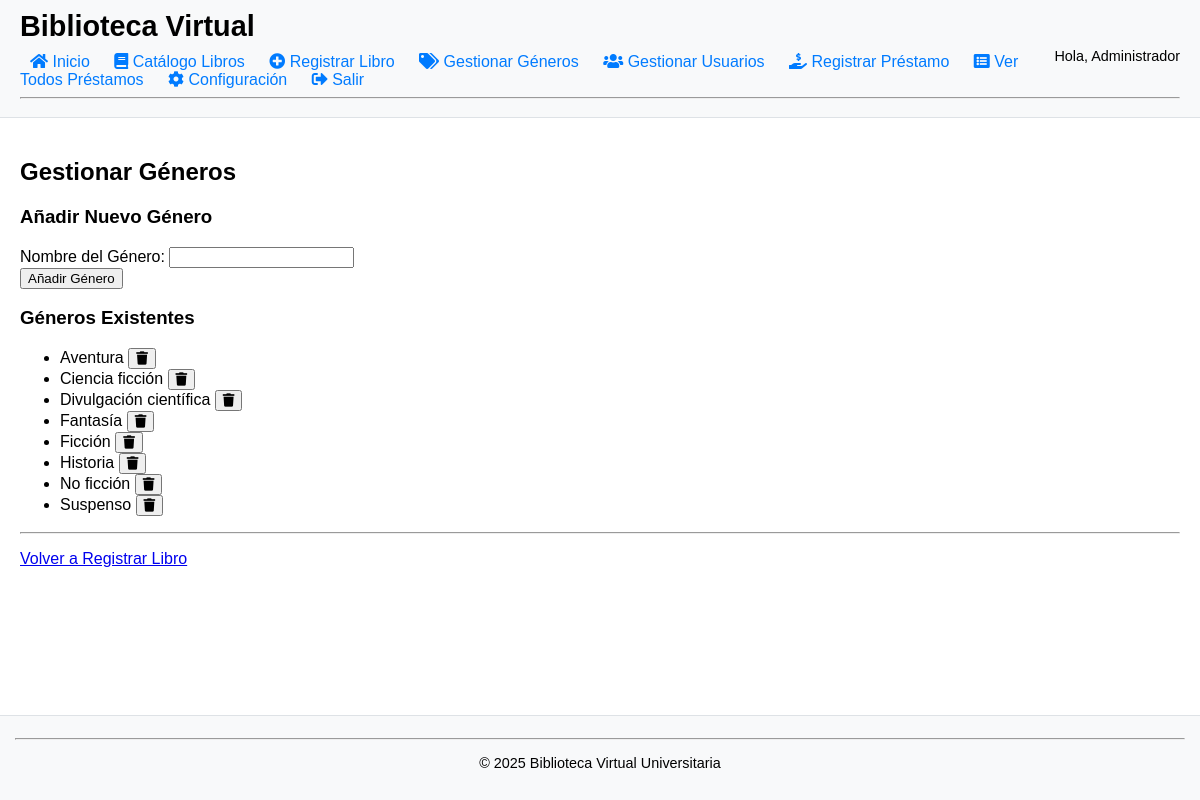
Screenshot of /admin/generos (signed in) with the database file from the repository.
### modelos.py (models this page shows, shortened)
class Usuario(db.Model):
    __tablename__ = 'usuarios'
    id = db.Column(db.Integer, primary_key=True)
    nombre = db.Column(db.String(50), nullable=False)
    email = db.Column(db.String(100), unique=True, nullable=False)
    password_hash = db.Column(db.String(256))
    role = db.Column(db.String(10), default='usuario')
    prestamos = db.relationship('Prestamo', backref='usuario', lazy='dynamic')

class Genero(db.Model):
    __tablename__ = 'generos'
    id = db.Column(db.Integer, primary_key=True)
    nombre = db.Column(db.String(50), unique=True, nullable=False)

### routes.py (the view, shortened to what this page needs)
    @app.route('/admin/generos', methods=['GET', 'POST'])
    @admin_required
    def admin_gestionar_generos():
        return render_template('admin_gestionar_generos.html', generos=Genero.query.order_by(Genero.nombre).all())

### app.py (called while the page is built)
@app.before_request
def load_logged_in_user():
    user_id = session.get('user_id')
    if user_id is None:
        g.user = None
    else:
        g.user = Usuario.query.get(user_id)
    g.config_max_prestamos_default = Configuracion.obtener_int('max_prestamos_default', 5)
    g.config_duracion_prestamo_default = Configuracion.obtener_int('duracion_prestamo_default', 7)

@app.context_processor
def inject_global_variables():
    return {
        'now': datetime.utcnow(),
        'current_user': g.user,
        'is_admin': g.user.role == 'admin' if g.user else False,
        'config_max_prestamos_default': g.config_max_prestamos_default,
        'config_duracion_prestamo_default': g.config_duracion_prestamo_default
    }

def admin_required(f):
    @wraps(f)
    def decorated_function(*args, **kwargs):
        if g.user is None:
            flash('Debes iniciar sesión para acceder a esta página.', 'warning')
            return redirect(url_for('login', next=request.url))
        if g.user.role != 'admin':
            flash('No tienes permisos para acceder a esta página.', 'error')
            return redirect(url_for('index'))
        return f(*args, **kwargs)
    return decorated_function

### modelos.py (called while the page is built)
    @staticmethod
    def obtener(clave, default=None):
        config = Configuracion.query.filter_by(clave=clave).first()
        return config.valor if config else default

    @staticmethod
    def obtener_int(clave, default=0):
        val = Configuracion.obtener(clave)
        try:
            return int(val) if val else default
        except ValueError:
            return default

### templates/admin_gestionar_generos.html (shortened to what this page needs)
{% extends 'base.html' %}
{% block content %}
<h2>Gestionar Géneros</h2>
<div class="row">
  <div class="col-md-6">
    <h3>Añadir Nuevo Género</h3>
    <form method="POST" action="{{ url_for('admin_gestionar_generos') }}">
      <div class="form-group">
        <label for="nombre_genero">Nombre del Género:</label>
        <input type="text" class="form-control" id="nombre_genero" name="nombre_genero" required>
      </div>
      <button type="submit" class="btn btn-primary">Añadir Género</button>
    </form>
  </div>
  <div class="col-md-6">
    <h3>Géneros Existentes</h3>
    {% if generos %}
    <ul class="list-group">
      {% for genero in generos %}
      <li class="list-group-item d-flex justify-content-between align-items-center">
        {{ genero.nombre }}
        <form method="POST" action="{{ url_for('admin_eliminar_genero', genero_id=genero.id) }}" onsubmit="return confirm('¿Estás seguro de eliminar el género \'{{ genero.nombre }}\'? Esta acción no se puede deshacer.');" style="display: inline;">
          <button type="submit" class="btn btn-danger btn-sm"><i class="fas fa-trash"></i></button>
        </form>
      </li>
      {% endfor %}
    </ul>
    {% else %}
    <p>No hay géneros registrados.</p>
    {% endif %}
  </div>
</div>
<hr>
<p><a href="{{ url_for('registro_libro_admin') }}">Volver a Registrar Libro</a></p>
{% endblock %}

### templates/base.html (shortened to what this page needs)
<!DOCTYPE html>
<html lang="es">
<head>
    <link rel="stylesheet" href="https://cdnjs.cloudflare.com/ajax/libs/font-awesome/5.15.4/css/all.min.css">
</head>
<body>
<header>
    <h1>Biblioteca Virtual</h1>
    {% if current_user %}
    <div class="user-info">
        Hola, {{ current_user.nombre }}
    </div>
    {% endif %}
    <nav>
        <a href="{{ url_for('index') }}"><i class="fas fa-home"></i> Inicio</a>
        {% if current_user %}
        <a href="{{ url_for('lista_libros') }}"><i class="fas fa-book"></i> Catálogo Libros</a>
        {% if is_admin %}
        <a href="{{ url_for('registro_libro_admin') }}"><i class="fas fa-plus-circle"></i> Registrar Libro</a>
        <a href="{{ url_for('admin_gestionar_generos') }}"><i class="fas fa-tags"></i> Gestionar Géneros</a>
        <a href="{{ url_for('lista_usuarios') }}"><i class="fas fa-users"></i> Gestionar Usuarios</a>
        <a href="{{ url_for('prestar_libro') }}"><i class="fas fa-hand-holding-usd"></i> Registrar Préstamo</a>
        <a href="{{ url_for('lista_prestamos') }}"><i class="fas fa-list-alt"></i> Ver Todos Préstamos</a>
        <a href="{{ url_for('admin_configuracion') }}"><i class="fas fa-cog"></i> Configuración</a>
        {% else %}
        <a href="{{ url_for('mis_prestamos') }}"><i class="fas fa-user-clock"></i> Mis Préstamos</a>
        {% endif %}
        <a href="{{ url_for('logout') }}"><i class="fas fa-sign-out-alt"></i> Salir</a>
        {% else %}
        <a href="{{ url_for('login') }}"><i class="fas fa-sign-in-alt"></i> Iniciar Sesión</a>
        {% endif %}
    </nav>
    <hr style="clear: both;">
</header>
<main>
    {% block content %}{% endblock %}
</main>
{% if not hide_page_footer %}
<footer>
    <hr>
    <p>© {% if now %}{{ now.year }}{% else %}2025{% endif %} Biblioteca Virtual Universitaria</p>
</footer>
{% endif %}
</body>
</html>

### templates/base.html (style rules this page uses)
html, body { height: 100%; margin: 0; padding: 0; font-family: sans-serif; }
body { display: flex; flex-direction: column; }
header { background-color: #f8f9fa; padding: 10px 20px; border-bottom: 1px solid #dee2e6; flex-shrink: 0; }
header h1 { margin: 0; font-size: 1.8em; }
nav { margin-top: 10px; }
nav a { margin: 0 10px; text-decoration: none; color: #007bff; }
.user-info { float: right; margin-top: 5px; font-size: 0.9em; }
main { flex-grow: 1; overflow-y: auto; padding: 20px; }
footer { text-align: center; padding: 15px; background-color: #f8f9fa; border-top: 1px solid #dee2e6; flex-shrink: 0; font-size: 0.9em; }

### rows the page displays
Usuario: nombre "Administrador"
Genero: nombre "Aventura"
Genero: nombre "Ciencia ficción"
Genero: nombre "Divulgación científica"
Genero: nombre "Fantasía"
Genero: nombre "Ficción"
Genero: nombre "Historia"
Genero: nombre "No ficción"
Genero: nombre "Suspenso"
